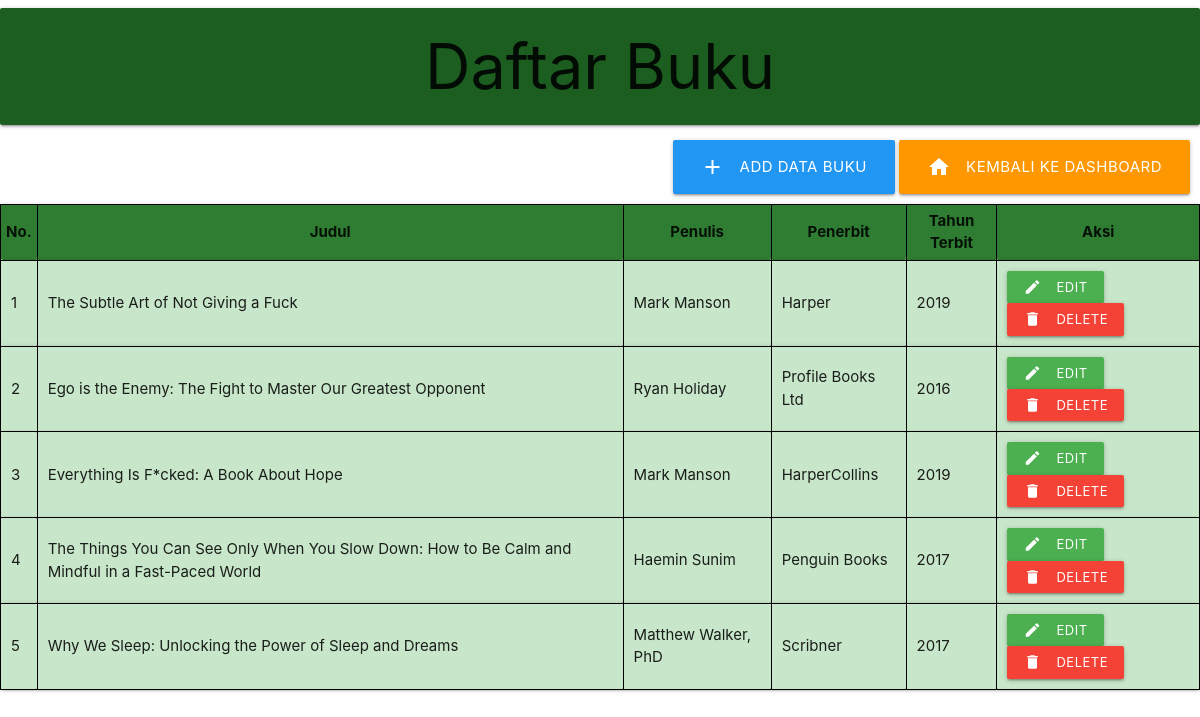
The page /Buku.php on the database its author committed.
### tables this page shows
CREATE TABLE buku(
    id_buku INT NOT NULL PRIMARY KEY AUTO_INCREMENT,
    judul_buku VARCHAR(500) NOT NULL,
    penulis VARCHAR(500) NOT NULL,
    penerbit VARCHAR(250) NOT NULL,
    tahun_terbit INT NOT NULL
);

### Model.php (called while the page is built, shortened)
<?php
require("Koneksi.php");
function getData($tabel)
{
    global $koneksi;
    $result = mysqli_query($koneksi, "SELECT * FROM $tabel");
    $rows = [];
    while ($row = mysqli_fetch_assoc($result)) {
        $rows[] = $row;
    }
    return $rows;
}

### Buku.php (the view, shortened to what this page needs)
<?php
require("Model.php");
require("Style.php");
$buku = getData("buku");
?>
<!DOCTYPE html>
<html lang="en">
<head>
</head>
<body>
    <h1 class="card-panel green darken-4">Daftar Buku</h1>
    <div class="buttonadd">
        <a href="FormBuku.php" class="waves-effect waves-light blue btn-large"><i class="material-icons left">add</i>Add Data Buku</a>
        <a href="index.php" class="waves-effect waves-light orange btn-large"><i class="material-icons left">home</i>Kembali ke dashboard</a>
    </div>
    <table>
        <tr class="card-panel green darken-3" >
            <th>No.</th>
            <th>Judul</th>
            <th>Penulis</th>
            <th>Penerbit</th>
            <th>Tahun Terbit</th>
            <th>Aksi</th>
        </tr>
        <?php $i = 1; ?>
        <?php foreach ($buku as $row) : ?>
            <tr class="card-panel green lighten-4">
                <td><?= $i; ?></td>
                <td><?= $row["judul_buku"] ?></td>
                <td><?= $row["penulis"] ?></td>
                <td><?= $row["penerbit"] ?></td>
                <td><?= $row["tahun_terbit"] ?></td>
                <td>
                    <a href="FormBuku.php?id_buku=<?= $row["id_buku"]; ?>" class="waves-effect waves-light green btn-small"><i class="material-icons left">edit</i>Edit</a>
                    <a href="HapusDataBuku.php?id_buku=<?= $row["id_buku"]; ?>" class="waves-effect waves-light red btn-small" onclick="return confirm('Apakah yakin data akan dihapus?')"><i class="material-icons left">delete</i>Delete</a>
                </td>
            </tr>
            <?php $i++; ?>
        <?php endforeach ?>
    </table>
</body>
</html>

### Style.php (shortened to what this page needs)
<!DOCTYPE html>
<html lang="en">
<head>
    <link rel="stylesheet" href="https://cdnjs.cloudflare.com/ajax/libs/materialize/1.0.0/css/materialize.min.css">
</head>
<body>
</body>
</html>

### Style.php (style rules this page uses)
h1, h2 { text-align: center; }
table, td { border: 1px solid black; padding: 10px; }
th { border: 1px solid black; border-collapse: collapse; padding: 5px; text-align: center; }
.buttonadd { text-align: right; padding-bottom: 10px; padding-right: 10px; }

### rows shown on the page
buku: judul_buku "The Subtle Art of Not Giving a Fuck", penulis "Mark Manson", penerbit "Harper", tahun_terbit "2019"
buku: judul_buku "Ego is the Enemy: The Fight to Master Our Greatest Opponent", penulis "Ryan Holiday", penerbit "Profile Books Ltd", tahun_terbit "2016"
buku: judul_buku "Everything Is F*cked: A Book About Hope", penulis "Mark Manson", penerbit "HarperCollins", tahun_terbit "2019"
buku: judul_buku "The Things You Can See Only When You Slow Down: How to Be Calm and Mindful in a Fast-Paced World", penulis "Haemin Sunim", penerbit "Penguin Books", tahun_terbit "2017"
buku: judul_buku "Why We Sleep: Unlocking the Power of Sleep and Dreams", penulis "Matthew Walker, PhD", penerbit "Scribner", tahun_terbit "2017"
